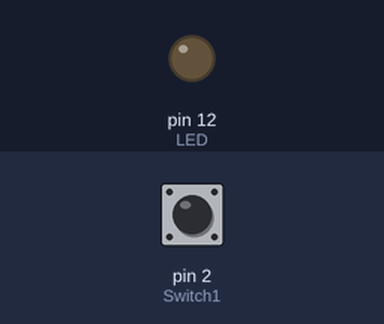
The sketch below on a simulated Arduino Uno, built with avr-gcc and run on an emulated ATmega328P. On the bench: output pins drawn as LEDs (lit = HIGH). Dashed ring = blinking. Inputs (shaded band) come from the test bench; at power-on: pin 2 (Switch1) LOW.

Above: at 1.2 s.
1.3 s: pin 2 (Switch1) pulled HIGH for 0.15 s
At 2.35 s:
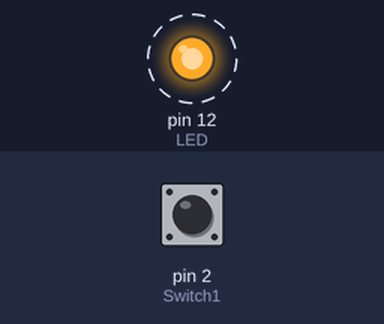
4.1 s: pin 2 (Switch1) pulled HIGH for 3.2 s
At 5.15 s:
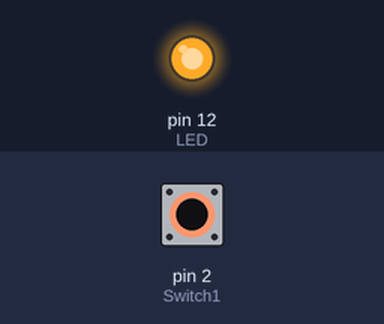
Timing chart, 0 to 9.5 s (numbered marks = the images above; inputs shaded):
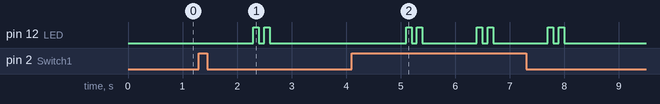

Measured:
- after the input at 1.3 s, pin 12 (LED): alternates HIGH for 0.10 s and LOW for 0.10 s, 4 changes in all, then stays LOW, starting after 1.0 s
- after the input at 4.1 s, pin 12 (LED): LOW → HIGH after 1.0 s, then repeats every 1.3 s: LOW 0.10 s, HIGH 0.10 s, LOW 1.0 s, HIGH 0.10 s, until it stays LOW from 8.0 s

The sketch:

Day3_Im_worried_about_your_battery_levels.ino
```cpp
/* This example demonstrates how to remotely activate the circuit that illuminates the LED by providing a signal INPUT into pin 2 of the HERO.
HERO makes a decision based on inputs provided to it's input pin.

TERMS:
 * digitalWrite(pin, value) is a 'Digital I/O Function' that allows you to assign a HIGH (5v) or LOW (0v, GND) value to a digital pin.
 * pinMode(pin, mode) is a 'Digital I/O Function' that allows you to configure a specified pin to behave as an INPUT, OUTPUT, or INPUT_PULLUP.
 * digitalRead(pin) is a 'Digital I/O Function' that allows you read the value from a specified digital pin, returning either HIGH or LOW.
 * Dual Inline Plastic (DIP) Switch is a discrete Breadboard component that acts as an electrical drawbridge when switched to ON.

   The circuit begins at pin 12 and connects to BB12a. Current then travels through 220 OHM resister to positive terminal of LED BB12j(long prong) and out BB11j (negative terminal, short prong).
   Next a return path wire connects 11h to BBgnd (-), then a another wire connects BBgnd (-) to HEROgnd. The entire BBgnd (-) row is GND as a result.
   The other circuit controls the HERO with an INPUT from Switch1. Starts at 5v to BB23h, Switch1 23f-e, input to HERO BB23b-HERO pin 2, resister 23a to BBgnd(-).

OBSERVATIONS:
 * If Switch1 is OFF and you remove adjacent resister, LED starts flashing.
 * If Switch1 is ON and you remove adjacent resister, LED continues flashing.
   The resulting current would be huge, probably more than the current the HERO can supply. HERO input pin2 has indeterminate voltage, creates short circuit, pssible damage wire or HERO.
 * If switch is closed, the resister in the switch circuit functions as a current limiting resistor. Prevents short circuit and results in 5v at pin 2.
 * If switch is open, the resister in the switch circuit functions as a pull-down resistor. Resistor pulls the voltage at pin 2 down to 0v.
 * Flashing lights conserve battery power better than constant light.
*/

int LED = 12;
int Switch1 = 2; //pin 2 will be attached to our switch.

void setup() {
  // setup both an output AND an input on the HERO.
  pinMode(LED, OUTPUT);
  pinMode(Switch1, INPUT);
}

void loop() {
  // now within loop() we'll take actions based on the status of the input switch.

  // this is a conditional test...

  if (digitalRead(Switch1) == HIGH){
    digitalWrite(LED, LOW);       // turn LED OFF
    delay(1000);                  // wait 1 second
    digitalWrite(LED, HIGH);      // turn LED ON
    delay(100);                   // wait 1/10 of a second
    digitalWrite(LED, LOW);       // turn LED OFF
    delay(100);                   // wait 1/10 of a second
    digitalWrite(LED, HIGH);      // turn LED ON
    delay(100);                   // wait 1/10 of a second
  }
  else {
    digitalWrite(LED, LOW); // turn LED OFF
  }
}
```
